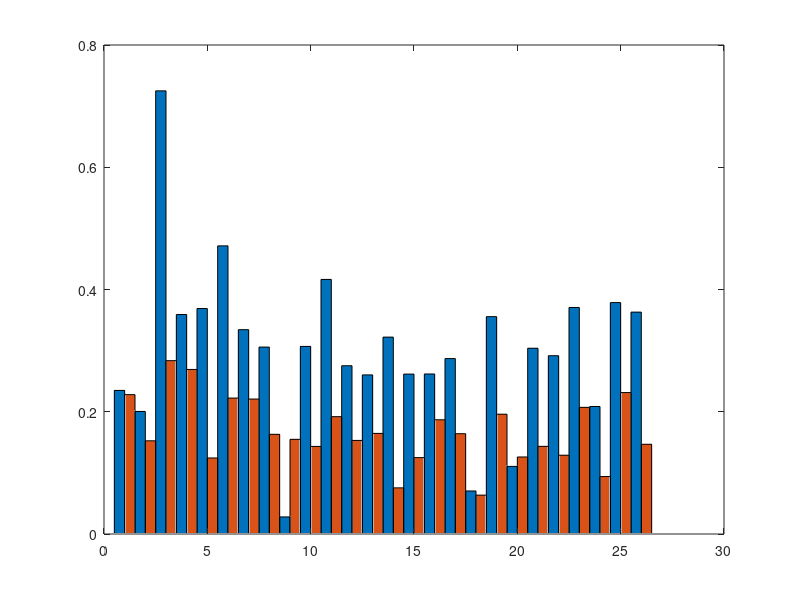

Source code (MATLAB): (Note: this script raises an error after producing the figure.)
%% 柱状图

% 数据：GCC-PHAT (RMSE值)
GCC_PHAT = [
0.228	0.2349
0.1525	0.2005
0.2836	0.725
0.2692	0.3591
0.1244	0.3689
0.2224	0.4714
0.2208	0.3343
0.1631	0.3058
0.1549	0.02796
0.1433	0.3069
0.192	0.4165
0.1531	0.2753
0.1646	0.2603
0.0755	0.3221
0.125	0.2616
0.1869	0.2618
0.1641	0.287
0.0636	0.0704
0.196	0.3556
0.126	0.1106
0.1434	0.3039
0.1289	0.2917
0.2072	0.3706
0.094	0.2086
0.2314	0.3786
0.1468	0.363
];

% 交换列顺序，使得先绘制 GCC-PHAT（原始），后绘制 Improved GCC-PHAT
GCC_PHAT = GCC_PHAT(:, [2, 1]);

% 横坐标：1到26，每组对应一个x值
x = 1:26;

% 创建图形窗口并调整大小
figure('Position', [100, 100, 1000, 400]); % 宽1000，高400，成长方形

% 绘制柱状图（按行分组，每个x有两根柱子），增加 BarWidth 参数
bar_handle = bar(x, GCC_PHAT, 'grouped', 'BarWidth', 1); % 调整柱子宽度

% 设置颜色（交换后颜色也要对应）
bar_handle(2).FaceColor = [205/255, 79/255, 57/255];   % Tomato3 (GCC-PHAT)
bar_handle(1).FaceColor = [70/255, 130/255, 180/255];  % SteelBlue3 (Improved GCC-PHAT)

% 设置柱状图的轮廓颜色
bar_handle(1).EdgeColor = [0.8, 0.8, 0.8]; % 设置浅灰色轮廓
bar_handle(2).EdgeColor = [0.8, 0.8, 0.8]; % 设置浅灰色轮廓

% 设置图表标题和轴标签
title('MAE', 'FontSize', 14, 'FontWeight', 'bold', 'FontName', 'Times New Roman');
xlabel('Data(1-26)', 'FontSize', 12, 'FontName', 'Times New Roman');
ylabel('Sample Index Difference', 'FontSize', 12, 'FontName', 'Times New Roman'); % 添加纵坐标单位

% 设置坐标轴范围
xlim([0.5, 26.5]); % 避免边界数据被截断
ylim([0, 1]); % 设置 y 轴范围

% 设置 y 轴刻度
yticks(0:0.2:2); % 设置 y 轴从 0 到 2，间隔为 0.2

% 显示图例（顺序也要调整）
legend({'GCC-PHAT', 'TDOA-SRP'}, 'Location', 'northeast', 'FontSize', 12, 'FontName', 'Times New Roman');

% 添加网格并调整样式
grid on;
set(gca, 'GridLineStyle', '--', 'GridColor', [0.5, 0.5, 0.5]);

% 调整纵坐标刻度线的长度，使其变短
set(gca, 'TickLength', [0.004, 0.004]); 
% 去除上侧和右侧的刻度
set(gca, 'Box', 'off');  % 去除坐标轴框
set(gca, 'TickDir', 'in');  % 刻度线朝向内侧

% 设置字体为新罗马字体
set(gca, 'FontName', 'Times New Roman');

% 保存高分辨率图片
%exportgraphics(gcf, 'MAEdis.png', 'Resolution', 300);
print(gcf, 'MAEtde', '-dtiff', '-r300');
